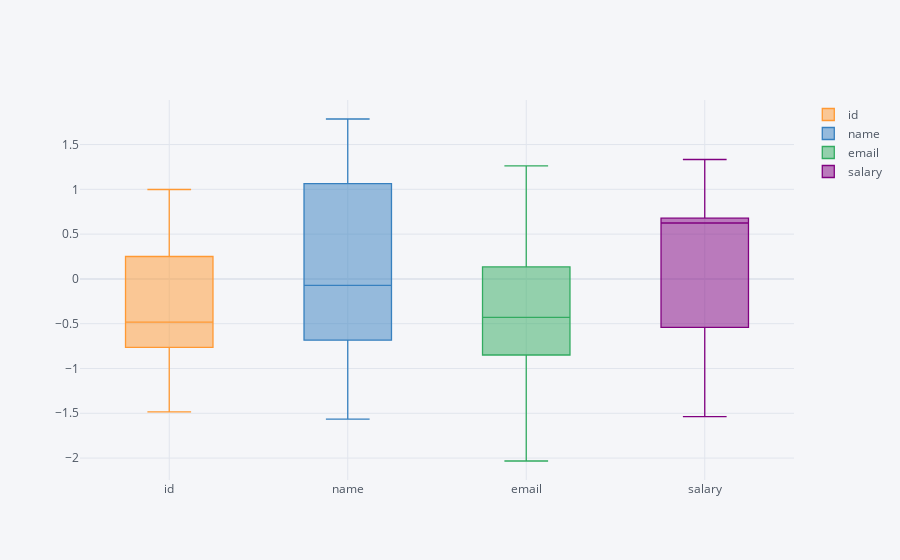

The notebook cell saved with this chart:
### Code cell
df.iplot(kind='box')

### Figure 1 — Plotly figure (JSON) as saved in the notebook; plotly's stock layout.template omitted (floating-point values rounded to 4 significant figures)
{"data": [{"boxpoints": false, "line": {"width": 1.3}, "marker": {"color": "rgba(255, 153, 51, 1.0)"}, "name": "id", "orientation": "v", "type": "box", "y": [-1.111, -1.485, -0.2102, -0.7655, 0.2503, -0.4203, -0.5433, 0.3276, 0.998, -0.6669]}, {"boxpoints": false, "line": {"width": 1.3}, "marker": {"color": "rgba(55, 128, 191, 1.0)"}, "name": "name", "orientation": "v", "type": "box", "y": [-1.566, -0.6839, 1.785, -0.383, -0.3259, 1.064, -0.8461, 0.9792, 0.1834, 1.106]}, {"boxpoints": false, "line": {"width": 1.3}, "marker": {"color": "rgba(50, 171, 96, 1.0)"}, "name": "email", "orientation": "v", "type": "box", "y": [-0.4832, -2.033, -1.631, -0.03402, -0.6684, 0.1343, -0.3771, 1.105, 1.262, -0.8496]}, {"boxpoints": false, "line": {"width": 1.3}, "marker": {"color": "rgba(128, 0, 128, 1.0)"}, "name": "salary", "orientation": "v", "type": "box", "y": [0.3441, 0.6717, -1.537, 1.333, 0.6784, -0.996, 0.611, 0.8384, 0.6376, -0.5405]}], "layout": {"legend": {"bgcolor": "#F5F6F9", "font": {"color": "#4D5663"}}, "paper_bgcolor": "#F5F6F9", "plot_bgcolor": "#F5F6F9", "title": {"font": {"color": "#4D5663"}}, "xaxis": {"gridcolor": "#E1E5ED", "showgrid": true, "tickfont": {"color": "#4D5663"}, "title": {"font": {"color": "#4D5663"}, "text": ""}, "zerolinecolor": "#E1E5ED"}, "yaxis": {"gridcolor": "#E1E5ED", "showgrid": true, "tickfont": {"color": "#4D5663"}, "title": {"font": {"color": "#4D5663"}, "text": ""}, "zerolinecolor": "#E1E5ED"}}}
